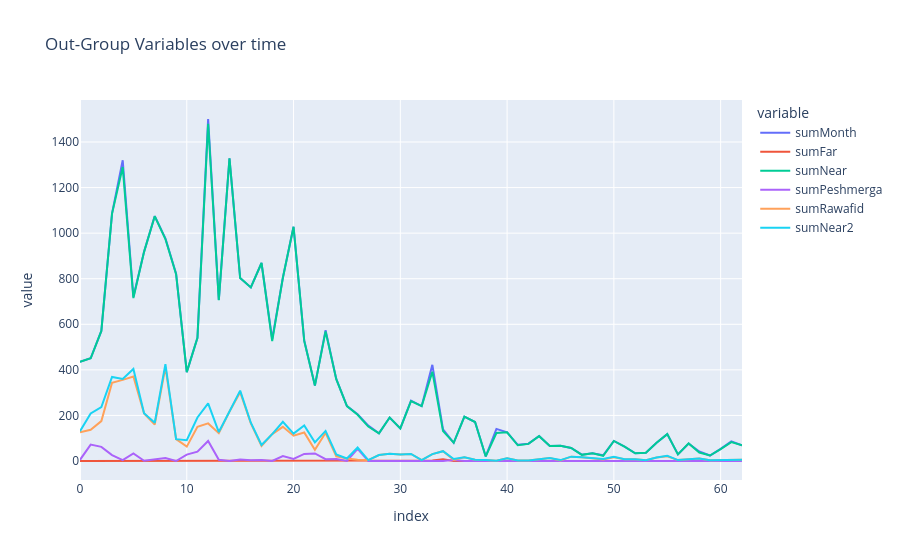

This figure's notebook cell:
### Code cell
import plotly.express as px

# Assuming `df` is your DataFrame and `column_name` is the column you're interested in
fig = px.line(casulties_df, y=col_li, title='Out-Group Variables over time')
fig.show()

### Figure 1 — Plotly figure (JSON) as saved in the notebook; plotly's stock layout.template omitted (floating-point values rounded to 4 significant figures)
{"data": [{"hovertemplate": "variable=sumMonth<br>index=%{x}<br>value=%{y}<extra></extra>", "legendgroup": "sumMonth", "line": {"color": "#636efa", "dash": "solid"}, "marker": {"symbol": "circle"}, "mode": "lines", "name": "sumMonth", "orientation": "v", "showlegend": true, "type": "scatter", "x": [0, 1, 2, 3, 4, 5, 6, 7, 8, 9, 10, 11, 12, 13, 14, 15, 16, 17, 18, 19, 20, 21, 22, 23, 24, 25, 26, 27, 28, 29, 30, 31, 32, 33, 34, 35, 36, 37, 38, 39, 40, 41, 42, 43, 44, 45, 46, 47, 48, 49, 50, 51, 52, 53, 54, 55, 56, 57, 58, 59, 60, 61, 62], "xaxis": "x", "y": [435, 451, 571, 1086, 1320, 721, 918, 1075, 977, 822, 390, 541, 1501, 707, 1328, 803, 762, 869, 535, 804, 1028, 529, 331, 574, 360, 241, 205, 155, 121, 191, 143, 265, 241, 422, 139, 80, 195, 171, 20, 141, 126, 71, 76, 110, 66, 67, 57, 28, 34, 25, 88, 63, 34, 36, 80, 118, 29, 77, 42, 24, 53, 86, 69], "yaxis": "y"}, {"hovertemplate": "variable=sumFar<br>index=%{x}<br>value=%{y}<extra></extra>", "legendgroup": "sumFar", "line": {"color": "#EF553B", "dash": "solid"}, "marker": {"symbol": "circle"}, "mode": "lines", "name": "sumFar", "orientation": "v", "showlegend": true, "type": "scatter", "x": [0, 1, 2, 3, 4, 5, 6, 7, 8, 9, 10, 11, 12, 13, 14, 15, 16, 17, 18, 19, 20, 21, 22, 23, 24, 25, 26, 27, 28, 29, 30, 31, 32, 33, 34, 35, 36, 37, 38, 39, 40, 41, 42, 43, 44, 45, 46, 47, 48, 49, 50, 51, 52, 53, 54, 55, 56, 57, 58, 59, 60, 61, 62], "xaxis": "x", "y": [0, 0, 0, 0, 0, 0, 0, 0, 3, 2, 0, 0, 0, 1, 0, 0, 0, 0, 0, 0, 0, 2, 0, 2, 0, 0, 2, 0, 0, 0, 0, 0, 0, 2, 8, 0, 0, 0, 0, 0, 0, 2, 1, 1, 0, 0, 0, 0, 0, 2, 0, 0, 0, 0, 0, 0, 0, 0, 2, 0, 0, 0, 0], "yaxis": "y"}, {"hovertemplate": "variable=sumNear<br>index=%{x}<br>value=%{y}<extra></extra>", "legendgroup": "sumNear", "line": {"color": "#00cc96", "dash": "solid"}, "marker": {"symbol": "circle"}, "mode": "lines", "name": "sumNear", "orientation": "v", "showlegend": true, "type": "scatter", "x": [0, 1, 2, 3, 4, 5, 6, 7, 8, 9, 10, 11, 12, 13, 14, 15, 16, 17, 18, 19, 20, 21, 22, 23, 24, 25, 26, 27, 28, 29, 30, 31, 32, 33, 34, 35, 36, 37, 38, 39, 40, 41, 42, 43, 44, 45, 46, 47, 48, 49, 50, 51, 52, 53, 54, 55, 56, 57, 58, 59, 60, 61, 62], "xaxis": "x", "y": [435, 451, 571, 1086, 1290, 715, 918, 1074, 974, 820, 390, 541, 1480, 706, 1328, 803, 762, 869, 526, 804, 1028, 527, 331, 569, 359, 241, 203, 151, 121, 191, 143, 263, 241, 392, 131, 80, 195, 171, 20, 123, 126, 69, 75, 109, 66, 67, 57, 27, 34, 23, 88, 63, 34, 36, 80, 118, 29, 77, 37, 24, 52, 83, 69], "yaxis": "y"}, {"hovertemplate": "variable=sumPeshmerga<br>index=%{x}<br>value=%{y}<extra></extra>", "legendgroup": "sumPeshmerga", "line": {"color": "#ab63fa", "dash": "solid"}, "marker": {"symbol": "circle"}, "mode": "lines", "name": "sumPeshmerga", "orientation": "v", "showlegend": true, "type": "scatter", "x": [0, 1, 2, 3, 4, 5, 6, 7, 8, 9, 10, 11, 12, 13, 14, 15, 16, 17, 18, 19, 20, 21, 22, 23, 24, 25, 26, 27, 28, 29, 30, 31, 32, 33, 34, 35, 36, 37, 38, 39, 40, 41, 42, 43, 44, 45, 46, 47, 48, 49, 50, 51, 52, 53, 54, 55, 56, 57, 58, 59, 60, 61, 62], "xaxis": "x", "y": [5, 72, 62, 26, 4, 33, 1, 8, 13, 0, 28, 41, 88, 5, 0, 7, 3, 4, 0, 22, 9, 31, 33, 8, 9, 0, 53, 0, 0, 0, 0, 0, 0, 0, 0, 4, 0, 0, 0, 0, 0, 0, 0, 0, 0, 2, 0, 0, 0, 2, 3, 0, 0, 0, 0, 2, 0, 0, 0, 0, 0, 0, 0], "yaxis": "y"}, {"hovertemplate": "variable=sumRawafid<br>index=%{x}<br>value=%{y}<extra></extra>", "legendgroup": "sumRawafid", "line": {"color": "#FFA15A", "dash": "solid"}, "marker": {"symbol": "circle"}, "mode": "lines", "name": "sumRawafid", "orientation": "v", "showlegend": true, "type": "scatter", "x": [0, 1, 2, 3, 4, 5, 6, 7, 8, 9, 10, 11, 12, 13, 14, 15, 16, 17, 18, 19, 20, 21, 22, 23, 24, 25, 26, 27, 28, 29, 30, 31, 32, 33, 34, 35, 36, 37, 38, 39, 40, 41, 42, 43, 44, 45, 46, 47, 48, 49, 50, 51, 52, 53, 54, 55, 56, 57, 58, 59, 60, 61, 62], "xaxis": "x", "y": [126, 137, 175, 343, 356, 371, 209, 160, 412, 96, 63, 150, 165, 122, 217, 302, 165, 66, 118, 150, 111, 125, 49, 124, 20, 11, 6, 4, 26, 32, 29, 31, 4, 30, 43, 5, 16, 6, 4, 1, 12, 2, 2, 6, 13, 2, 19, 16, 11, 7, 16, 8, 8, 3, 15, 21, 4, 9, 11, 3, 3, 6, 5], "yaxis": "y"}, {"hovertemplate": "variable=sumNear2<br>index=%{x}<br>value=%{y}<extra></extra>", "legendgroup": "sumNear2", "line": {"color": "#19d3f3", "dash": "solid"}, "marker": {"symbol": "circle"}, "mode": "lines", "name": "sumNear2", "orientation": "v", "showlegend": true, "type": "scatter", "x": [0, 1, 2, 3, 4, 5, 6, 7, 8, 9, 10, 11, 12, 13, 14, 15, 16, 17, 18, 19, 20, 21, 22, 23, 24, 25, 26, 27, 28, 29, 30, 31, 32, 33, 34, 35, 36, 37, 38, 39, 40, 41, 42, 43, 44, 45, 46, 47, 48, 49, 50, 51, 52, 53, 54, 55, 56, 57, 58, 59, 60, 61, 62], "xaxis": "x", "y": [131, 209, 237, 369, 360, 404, 210, 168, 425, 96, 91, 191, 253, 127, 217, 309, 168, 70, 118, 172, 120, 156, 82, 132, 29, 11, 59, 4, 26, 32, 29, 31, 4, 30, 43, 9, 16, 6, 4, 1, 12, 2, 2, 6, 13, 4, 19, 16, 11, 9, 19, 8, 8, 3, 15, 23, 4, 9, 11, 3, 3, 6, 5], "yaxis": "y"}], "layout": {"legend": {"title": {"text": "variable"}, "tracegroupgap": 0}, "title": {"text": "Out-Group Variables over time"}, "xaxis": {"anchor": "y", "domain": [0, 1], "title": {"text": "index"}}, "yaxis": {"anchor": "x", "domain": [0, 1], "title": {"text": "value"}}}}
